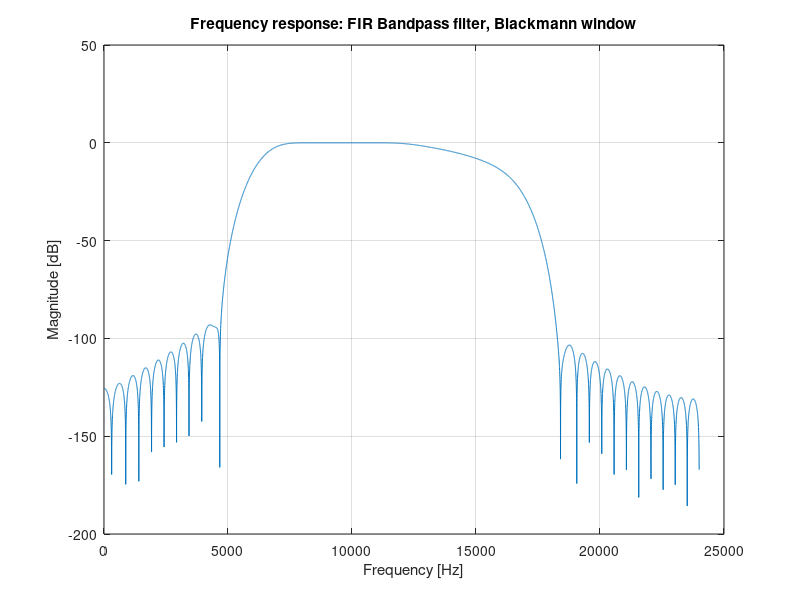
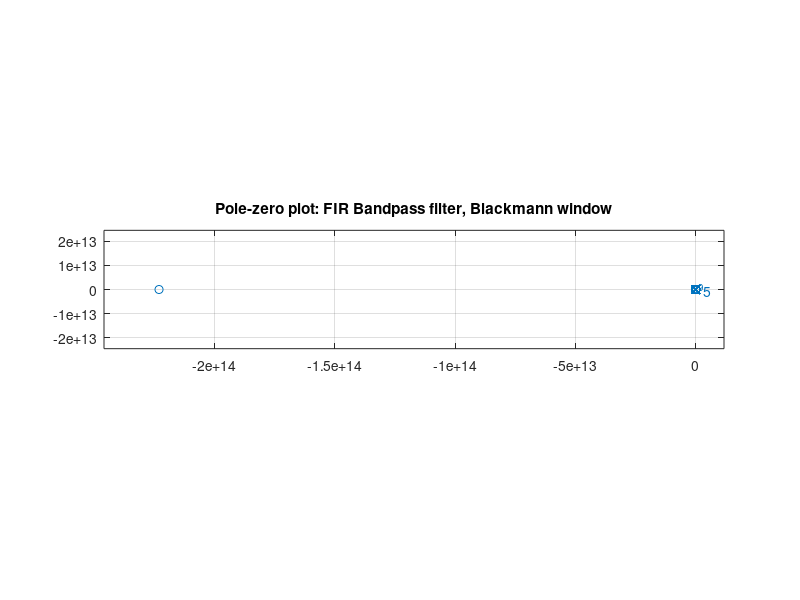
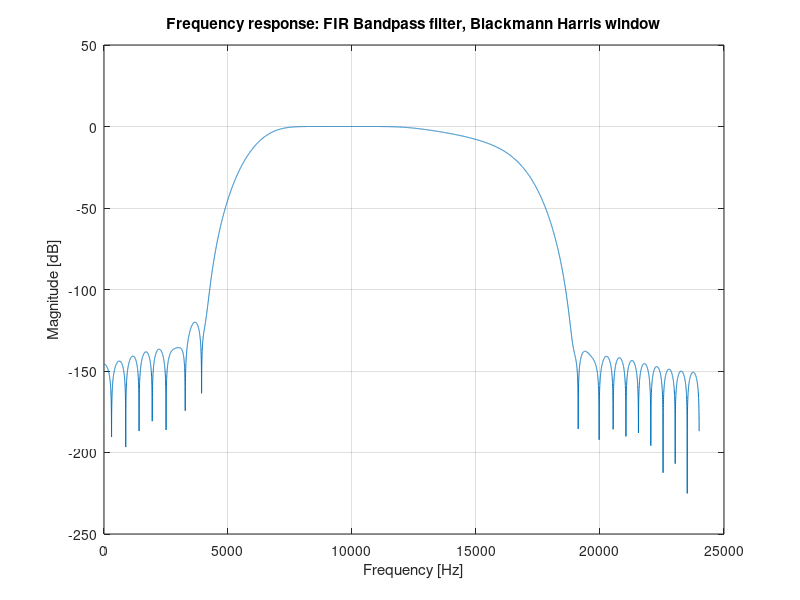
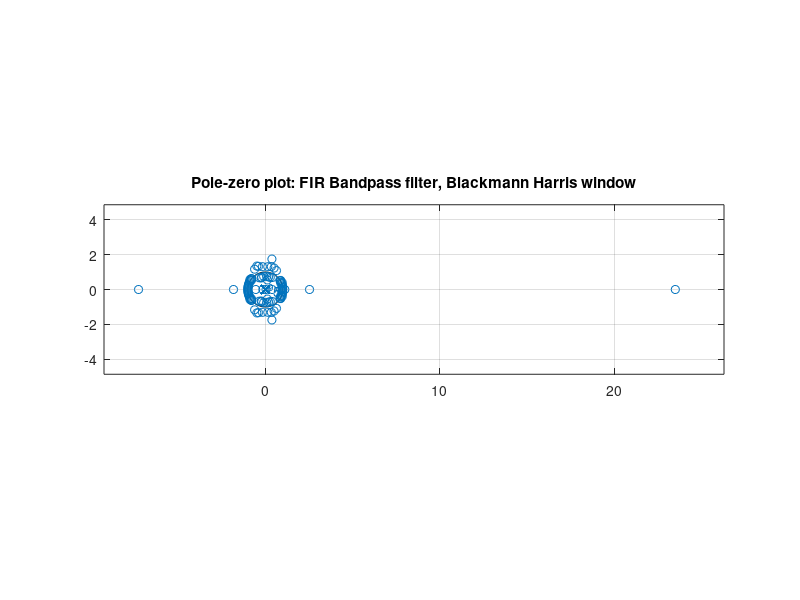

The MATLAB source for these figures, in order:
clc
clear all
close all

Fs=48000;
F=[6000 7000 12000 17000];
A = [0 1 0]; 
dev=[0.01 0.01 0.01];
[n,fo,ao,w]=firpmord(F,A,dev,Fs);
den=1;

%blackman window
numB=fir2(n,fo,ao,blackman(n+1));
figure(1)
[hB,wB]=freqz(numB,den,10000);
plot(wB/pi*Fs/2,20*log10(abs(hB)));
grid on
title('Frequency response: FIR Bandpass filter, Blackmann window')
xlabel('Frequency [Hz]')
ylabel('Magnitude [dB]')
figure(2)
zplane(numB,den)
title('Pole-zero plot: FIR Bandpass filter, Blackmann window')

%blackmanharris window
numBH=fir2(n,fo,ao,blackmanharris(n+1));
figure(3)
[hBH,wBH]=freqz(numBH,den,10000);
plot(wBH/pi*Fs/2,20*log10(abs(hBH)));
grid on
title('Frequency response: FIR Bandpass filter, Blackmann Harris window')
xlabel('Frequency [Hz]')
ylabel('Magnitude [dB]')
figure(4)
zplane(numBH,den)
title('Pole-zero plot: FIR Bandpass filter, Blackmann Harris window')

%chebyshev window
numC=fir2(n,fo,ao,chebwin(n+1));
figure(5)
[hC,wC]=freqz(numC,den,10000);
plot(wC/pi*Fs/2,20*log10(abs(hC)));
grid on
title('Frequency response: FIR Bandpass filter, Chebyshev window')
xlabel('Frequency [Hz]')
ylabel('Magnitude [dB]')
figure(6)
zplane(numC,den)
title('Pole-zero plot: FIR Bandpass filter, Chebyshev window')

%flattop window
numF=fir2(n,fo,ao,flattopwin(n+1));
figure(7)
[hF,wF]=freqz(numF,den,10000);
plot(wF/pi*Fs/2,20*log10(abs(hF)));
grid on
title('Frequency response: FIR Bandpass filter, Flattop window')
xlabel('Frequency [Hz]')
ylabel('Magnitude [dB]')
figure(8)
zplane(numF,den)
title('Pole-zero plot: FIR Bandpass filter, Flattop window')

%gaussian window
numG=fir2(n,fo,ao,gausswin(n+1));
[hG,wG]=freqz(numG,den,10000);
figure(9)
plot(wG/pi*Fs/2,20*log10(abs(hG)));
grid on
title('Frequency response: FIR Bandpass filter, Gaussian window')
xlabel('Frequency [Hz]')
ylabel('Magnitude [dB]')
figure(10)
zplane(numB,den);
title('Pole-zero plot: FIR Bandpass filter, Gaussian window')

%hanning window
numHn=fir2(n,fo,ao,hann(n+1));
[hHn,wHn]=freqz(numHn,den,10000);
figure(11)
plot(wHn/pi*Fs/2,20*log10(abs(hHn)));
grid on
title('Frequency response: FIR Bandpass filter, Hanning window')
xlabel('Frequency [Hz]')
ylabel('Magnitude [dB]')
figure(12)
zplane(numHn,den)
title('Pole-zero plot: FIR Bandpass filter, Hanning window')

%hamming window
numHm=fir2(n,fo,ao,hamming(n+1));
[hHm,wHm]=freqz(numHm,den,10000);
figure(13)
plot(wHm/pi*Fs/2,20*log10(abs(hHm)));
grid on
title('Frequency response: FIR Bandpass filter, Hamming window')
xlabel('Frequency [Hz]')
ylabel('Magnitude [dB]')
figure(14)
zplane(numHm,den)
title('Pole-zero plot: FIR Bandpass filter, Hamming window')

%kaiser window
numK=fir2(n,fo,ao,kaiser(n+1));
[hK,wK]=freqz(numK,den,10000);
figure(15)
plot(wK/pi*Fs/2,20*log10(abs(hK)));
grid on
title('Frequency response: FIR Bandpass filter, Kaiser window')
xlabel('Frequency [Hz]')
ylabel('Magnitude [dB]')
figure(16)
zplane(numK,den)
title('Pole-zero plot: FIR Bandpass filter, Kaiser window')

%rectangular window
numR=fir2(n,fo,ao,rectwin(n+1));
[hR,wR]=freqz(numR,den,10000);
figure(17)
plot(wR/pi*Fs/2,20*log10(abs(hR)));
grid on
title('Frequency response: FIR Bandpass filter, Rectangular window')
xlabel('Frequency [Hz]')
ylabel('Magnitude [dB]')
figure(18)
zplane(numR,den)
title('Pole-zero plot: FIR Bandpass filter, Rectangular window')

%tukey window
numT=fir2(n,fo,ao,tukeywin(n+1));
[hT,wT]=freqz(numT,den,10000);
figure(19)
plot(wT/pi*Fs/2,20*log10(abs(hT)));
grid on
title('Frequency response: FIR Bandpass filter, Tukey window')
xlabel('Frequency [Hz]')
ylabel('Magnitude [dB]')
figure(20)
zplane(numT,den)
title('Pole-zero plot: FIR Bandpass filter, Tukey window')

%triangular window
numTr=fir2(n,fo,ao,triang(n+1));
[hTr,wTr]=freqz(numTr,den,10000);
figure(21)
plot(wTr/pi*Fs/2,20*log10(abs(hTr)));
grid on
title('Frequency response: FIR Bandpass filter, Triangular window')
xlabel('Frequency [Hz]')
ylabel('Magnitude [dB]')
figure(22)
zplane(numTr,den)
title('Pole-zero plot: FIR Bandpass filter, Triangular window')

%using firpm
num=firpm(n,fo,ao,w);
[H,W]=freqz(num,den,10000);
figure(23)
plot(W/pi*Fs/2,20*log10(abs(H)));
grid on
title('Frequency response: FIR Bandpass filter, using firpm()function')
xlabel('Frequency [Hz]')
ylabel('Magnitude [dB]')
figure(24)
zplane(num,den)
title('Pole-zero plot: FIR Bandpass filter, using firpm()function')


